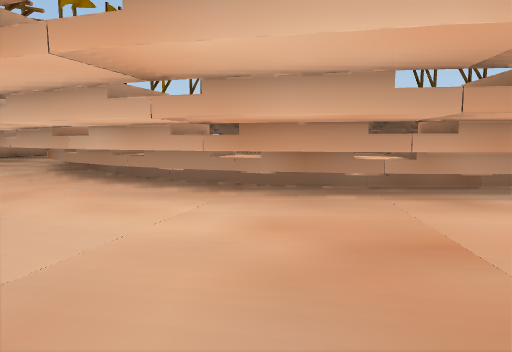
[1] (above)

21 first-person views from a walk through a Unity game level. The camera is 1.5 m above the floor, tilts 6° down and sees 75° across. The floor is counted in squares, 2 m on a side. Each view is taken from the middle of a square. On the plan, view 1 faces up. The plan holds only what a view shows up to about 11 squares ahead; the rest is blank. The place goes on beyond the plan. Some animated figures are left out.

[2]
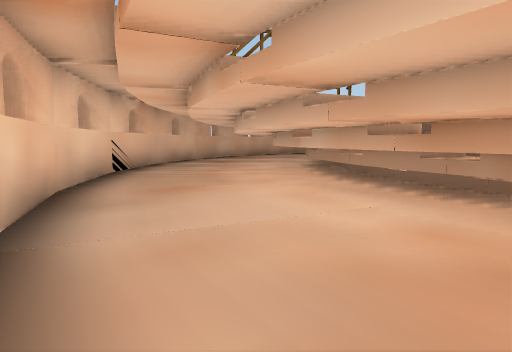

[3]
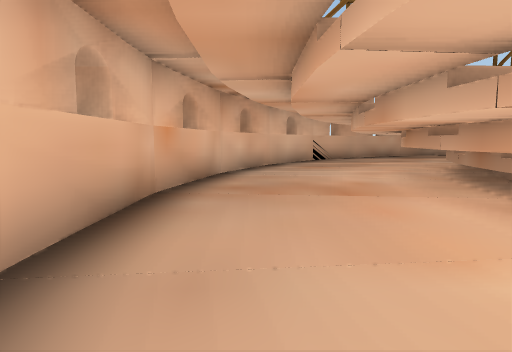

[4]
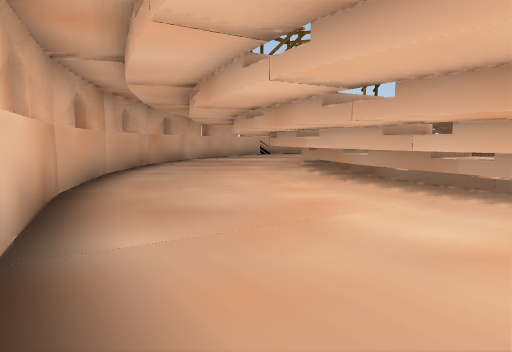

[5]
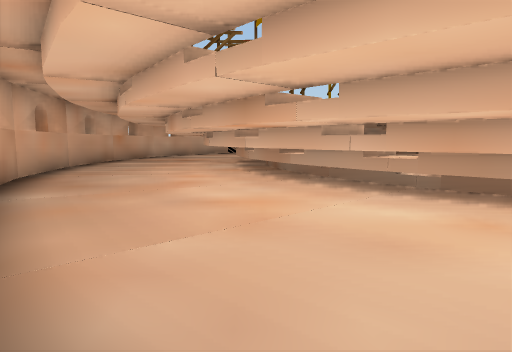

[6]
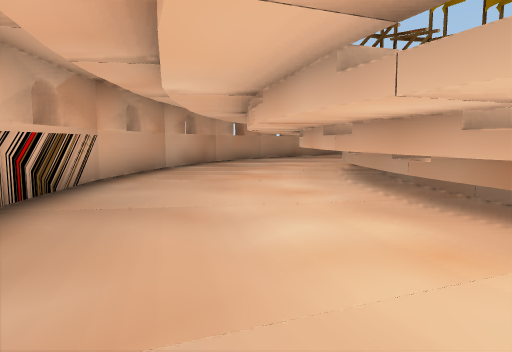

[7]
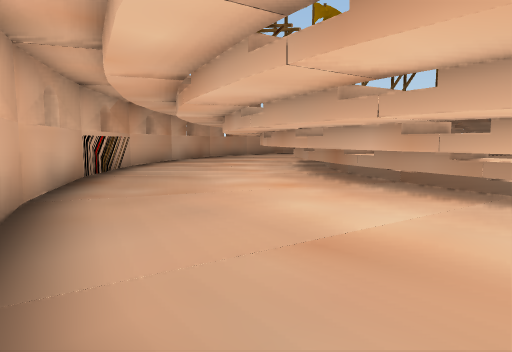

[8]
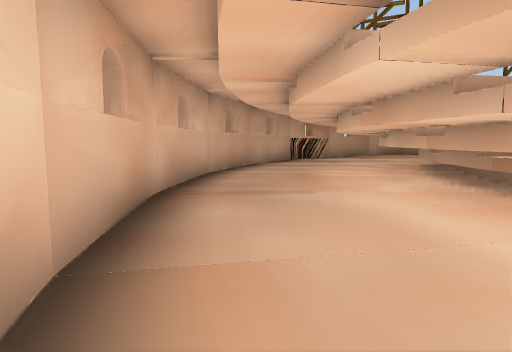

[9]
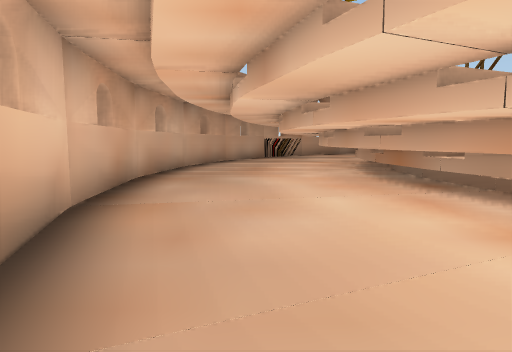

[10]
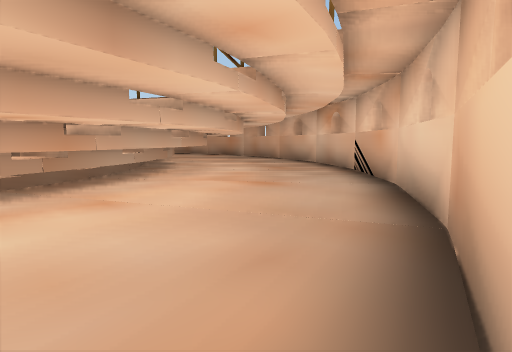

[11]
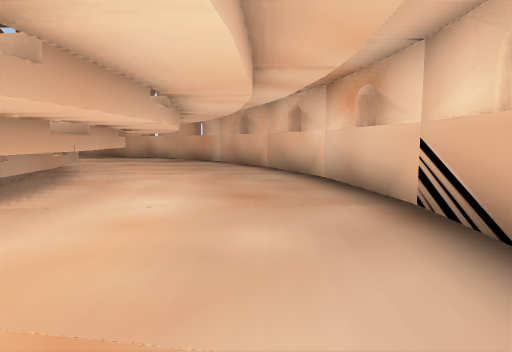

[12]
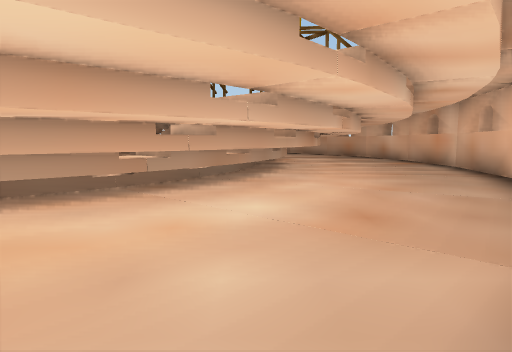

[13]
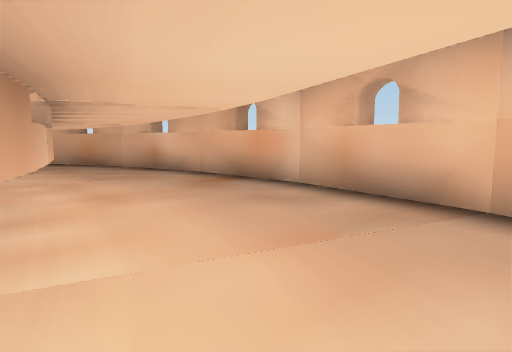

[14]
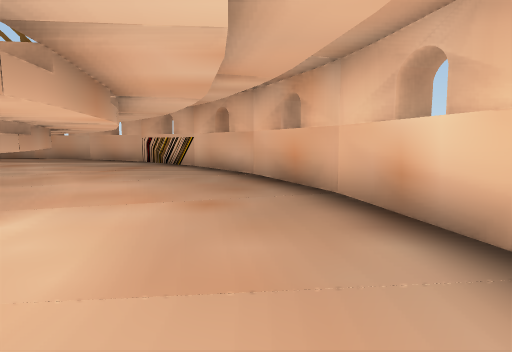

[15]
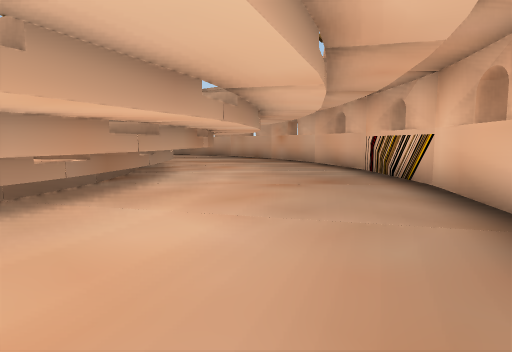

[16]
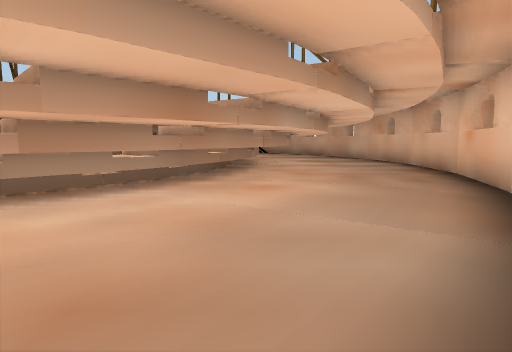

[17]
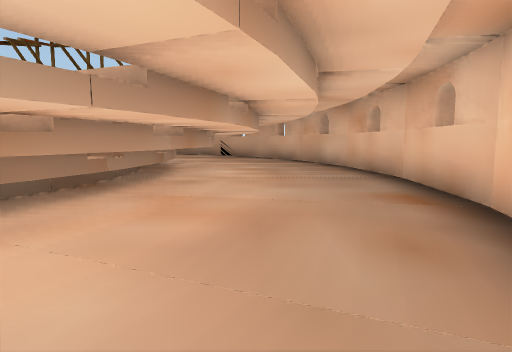

[18]
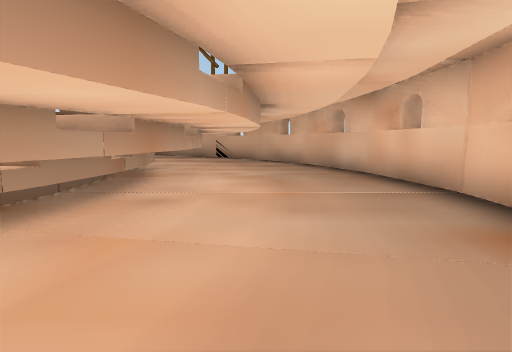

[19]
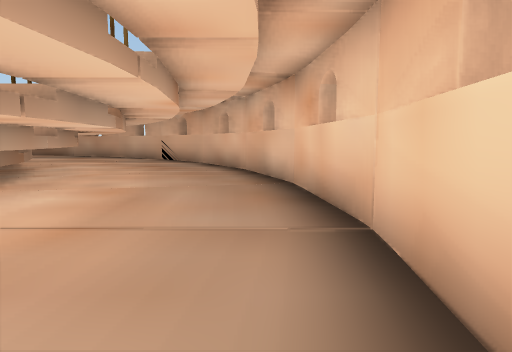

[20]
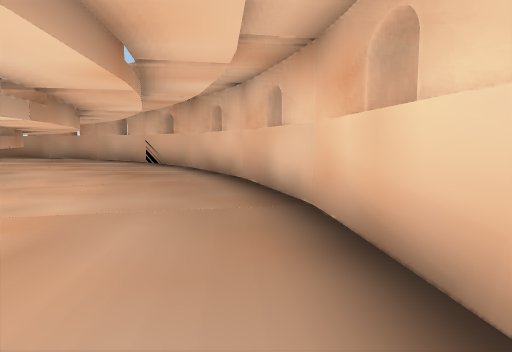

[21]
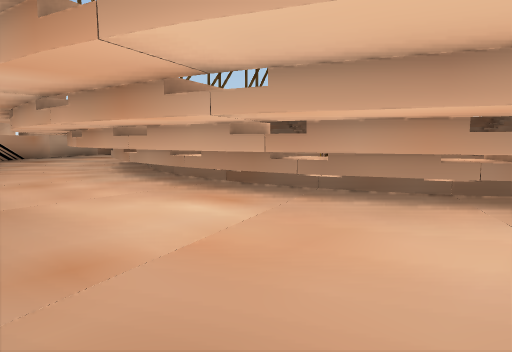

### Floor plan
Key: @ floor where view 1 was taken; # wall or solid block; x gap in a wall; . main floor; - floor 1.75 m lower than the main floor; ^ raised ledge.
Columns run from 12 left of view 1 to 18 right of it. Each row starts with its distance up from view 1.
 29           ##########
 28        ####........####
 27       ##..............###
 26     ###.................##
 25     #.........###........##
 24    ##....#####^#^###......##
 23   ##.....##^^^^^^^^###.....#
 22   #.....#^^^^     ^^^##....##
 21  #....##^^^         ^^##....##
 20  #....x^^            ^^#.....#
 19 ##...##^^             ^^#....#
 18 #....x^^              ^^#....##
 17 #....#^                 ##....#
 16 #...#^^                ^^#....#
 15 #...##^                ^^#....#
 14 #...##^                 ^#....#
 13 #...##^                ^^#....#
 12 #....#                 ^^#....#
 11 #....#^                ^##...##
 10 #....#^               ^^#....#
  9 ##....#^^             ^##....#
  8  #....##^^          ^^^#....##
  7  ##....#^^^        ^^^#.....#
  6   #....#x#^^^^^ ^^^^###....##
  5   ##.....###^^^^^^###......#
  4    ##......#x######.......##
  3     ##...................##
  2      ##.........-......###
  1       ###............###
  0         ####@.....####
 -1            ########

Where each view was taken, in squares from view 1:
view 1: 0 up, 0 right, facing up
view 2: 0 up, 1 right, facing up-left
view 3: 1 up, 6 right, facing left
view 4: 3 up, 12 right, facing left
view 5: 5 up, 14 right, facing left
view 6: 10 up, 15 right, facing down-left
view 7: 13 up, 17 right, facing down-left
view 8: 19 up, 16 right, facing down
view 9: 21 up, 15 right, facing down
view 10: 17 up, 17 right, facing up-left
view 11: 21 up, 14 right, facing up-left
view 12: 23 up, 14 right, facing left
view 13: 24 up, 8 right, facing up-left
view 14: 27 up, 3 right, facing left
view 15: 27 up, 1 left, facing down-left
view 16: 25 up, 7 left, facing down
view 17: 21 up, 9 left, facing down
view 18: 19 up, 9 left, facing down
view 19: 17 up, 11 left, facing down
view 20: 15 up, 11 left, facing down
view 21: 27 up, 3 left, facing down-right
